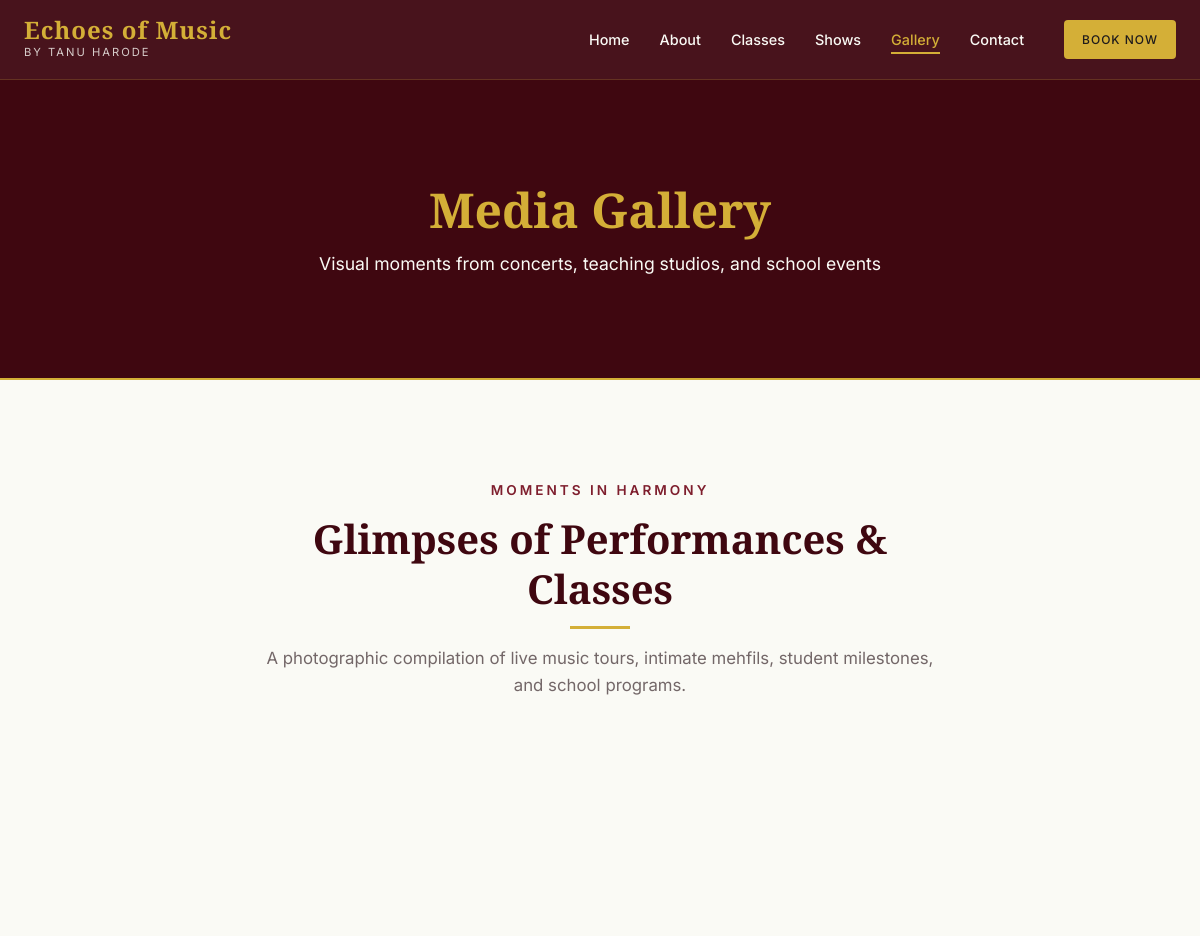
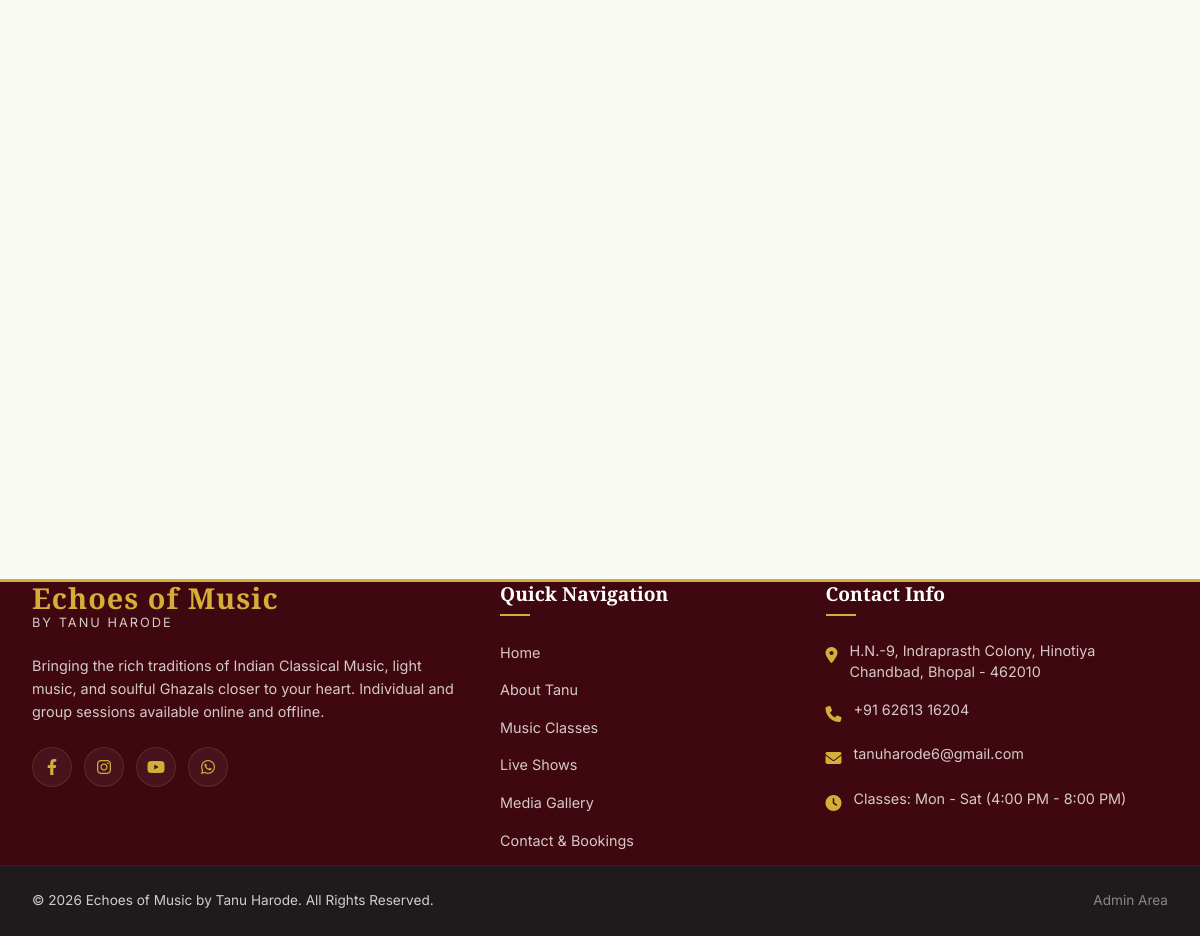
The page /gallery on the database its author committed (2 pictures, top to bottom).
### app.py (models this page shows, shortened)
class SiteSetting(db.Model):
    __tablename__ = 'site_settings'
    key = db.Column(db.String(50), primary_key=True)
    value = db.Column(db.Text, nullable=False)

### app.py (the view)
@app.route('/gallery')
def gallery():
    images = GalleryImage.query.order_by(GalleryImage.created_at.desc()).all()
    return render_template('gallery.html', title="Media Gallery", images=images)

### templates/gallery.html (shortened to what this page needs)
{% extends "base.html" %}
{% block content %}
<section class="page-banner">
    <div class="banner-overlay"></div>
    <div class="container banner-container text-center">
        <h1 class="fade-in-up">Media Gallery</h1>
        <p class="fade-in-up" style="animation-delay: 0.1s;">Visual moments from concerts, teaching studios, and school events</p>
    </div>
</section>
<section class="gallery-section section-padding bg-cream">
    <div class="container">
        <div class="section-header text-center fade-in-up">
            <span class="section-subtitle">Moments in Harmony</span>
            <h2>Glimpses of Performances & Classes</h2>
            <p class="section-description">A photographic compilation of live music tours, intimate mehfils, student milestones, and school programs.</p>
        </div>
    </div>
</section>
{% endblock %}

### templates/base.html (shortened to what this page needs)
<!DOCTYPE html>
<html lang="en">
<head>
    <link rel="stylesheet" href="https://cdnjs.cloudflare.com/ajax/libs/font-awesome/6.4.0/css/all.min.css">
    <link rel="stylesheet" href="{{ url_for('static', filename='css/style.css') }}">
</head>
<body>
    <header class="main-header" id="mainHeader">
        <div class="header-container">
            <a href="{{ url_for('index') }}" class="logo">
                <span class="logo-title">Echoes of Music</span>
                <span class="logo-subtitle">by Tanu Harode</span>
            </a>
            <nav class="nav-menu" id="navMenu">
                <ul>
                    <li><a href="{{ url_for('index') }}" class="{% if request.path == '/' %}active{% endif %}">Home</a></li>
                    <li><a href="{{ url_for('about') }}" class="{% if request.path == '/about' %}active{% endif %}">About</a></li>
                    <li><a href="{{ url_for('classes') }}" class="{% if request.path == '/classes' %}active{% endif %}">Classes</a></li>
                    <li><a href="{{ url_for('shows') }}" class="{% if request.path == '/shows' %}active{% endif %}">Shows</a></li>
                    <li><a href="{{ url_for('gallery') }}" class="{% if request.path == '/gallery' %}active{% endif %}">Gallery</a></li>
                    <li><a href="{{ url_for('contact') }}" class="{% if request.path == '/contact' %}active{% endif %}">Contact</a></li>
                </ul>
                <div class="nav-cta">
                    <a href="{{ url_for('contact') }}#booking-section" class="btn btn-gold btn-sm">Book Now</a>
                </div>
            </nav>
        </div>
    </header>
    <main>
        {% block content %}{% endblock %}
    </main>
    <footer class="main-footer">
        <div class="footer-top container">
            <div class="footer-brand">
                <a href="{{ url_for('index') }}" class="logo logo-footer">
                    <span class="logo-title">Echoes of Music</span>
                    <span class="logo-subtitle">by Tanu Harode</span>
                </a>
                <p class="footer-desc">
                    Bringing the rich traditions of Indian Classical Music, light music, and soulful Ghazals closer to your heart. Individual and group sessions available online and offline.
                </p>
                <div class="footer-socials">
                    <a href="{{ site_settings.facebook }}" target="_blank" aria-label="Facebook"><i class="fa-brands fa-facebook-f"></i></a>
                    <a href="{{ site_settings.instagram }}" target="_blank" aria-label="Instagram"><i class="fa-brands fa-instagram"></i></a>
                    <a href="{{ site_settings.youtube }}" target="_blank" aria-label="YouTube"><i class="fa-brands fa-youtube"></i></a>
                    <a href="https://wa.me/{{ site_settings.whatsapp }}" target="_blank" aria-label="WhatsApp"><i class="fa-brands fa-whatsapp"></i></a>
                </div>
            </div>
            <div class="footer-links">
                <h3>Quick Navigation</h3>
                <ul>
                    <li><a href="{{ url_for('index') }}">Home</a></li>
                    <li><a href="{{ url_for('about') }}">About Tanu</a></li>
                    <li><a href="{{ url_for('classes') }}">Music Classes</a></li>
                    <li><a href="{{ url_for('shows') }}">Live Shows</a></li>
                    <li><a href="{{ url_for('gallery') }}">Media Gallery</a></li>
                    <li><a href="{{ url_for('contact') }}">Contact & Bookings</a></li>
                </ul>
            </div>
            <div class="footer-info">
                <h3>Contact Info</h3>
                <ul class="contact-details-list">
                    <li>
                        <span class="info-icon"><i class="fa-solid fa-location-dot"></i></span>
                        <span class="info-text">{{ site_settings.address }}</span>
                    </li>
                    <li>
                        <span class="info-icon"><i class="fa-solid fa-phone"></i></span>
                        <span class="info-text">{{ site_settings.phone }}</span>
                    </li>
                    <li>
                        <span class="info-icon"><i class="fa-solid fa-envelope"></i></span>
                        <span class="info-text">{{ site_settings.email }}</span>
                    </li>
                    <li>
                        <span class="info-icon"><i class="fa-solid fa-clock"></i></span>
                        <span class="info-text">{{ site_settings.classes_timing }}</span>
                    </li>
                </ul>
            </div>
        </div>
        <div class="footer-bottom">
            <div class="container footer-bottom-flex">
                <p>&copy; 2026 Echoes of Music by Tanu Harode. All Rights Reserved.</p>
                <div class="footer-meta-links">
                    <a href="{{ url_for('admin_dashboard') }}">Admin Area</a>
                </div>
            </div>
        </div>
    </footer>
</body>
</html>

### rows shown on the page
SiteSetting: address "H.N.-9, Indraprasth Colony, Hinotiya Chandbad, Bhopal - 462010"
SiteSetting: phone "+91 62613 16204"
SiteSetting: email "tanuharode6@gmail.com"
SiteSetting: classes_timing "Classes: Mon - Sat (4:00 PM - 8:00 PM)"
